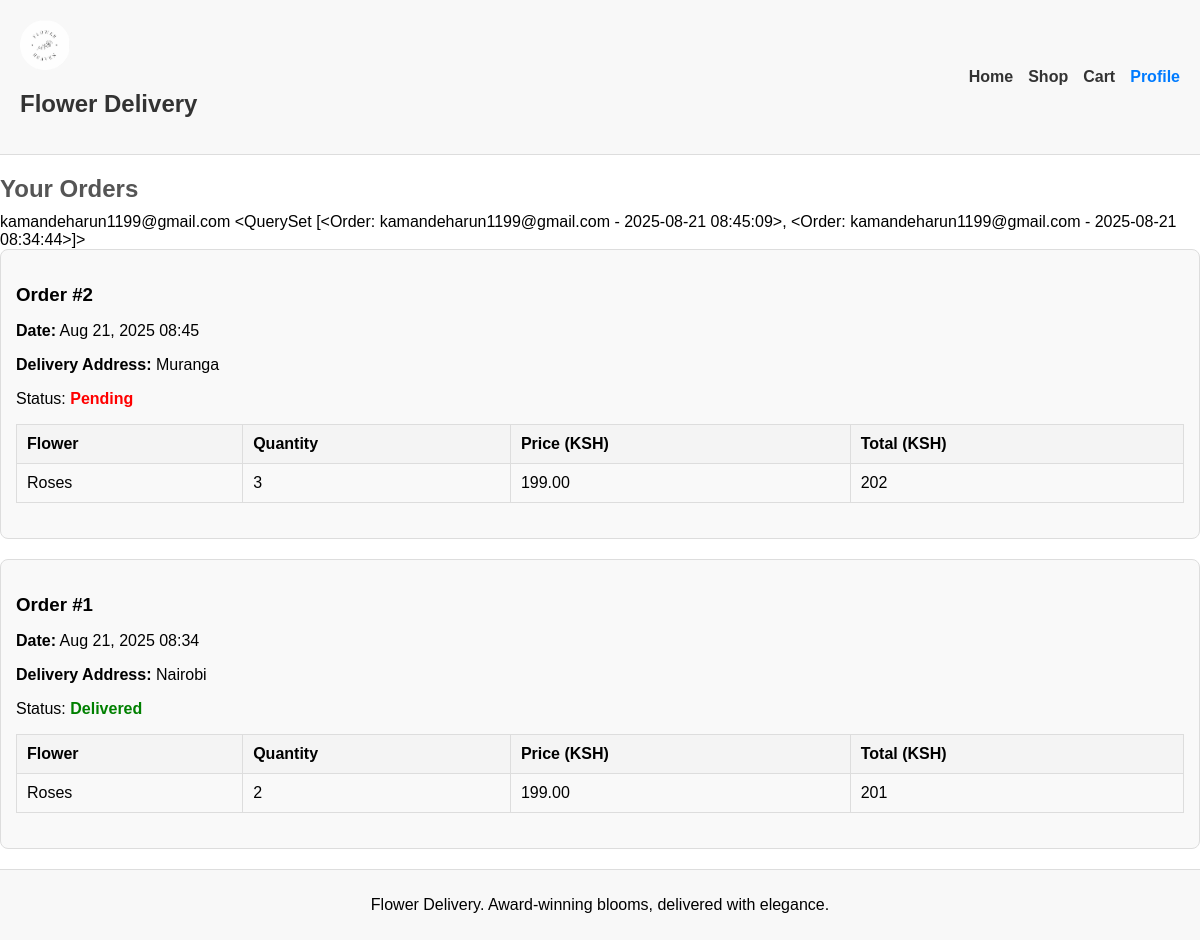
/profile/ (signed in), run on the app's committed database.
### home/models.py (models this page shows, shortened)
class Users(models.Model):
    date_joined = models.DateTimeField(auto_now_add=True)
    username = models.CharField(max_length=100, unique=False)
    email = models.EmailField(unique=True)
    password = models.CharField(max_length=100)
    profile_photo = models.ImageField(upload_to='profile_photos/', null=True, blank=True)
    user_type = models.CharField(max_length=50 , default='customer')
    def __str__(self):
        return self.username

class Order(models.Model):
    user = models.ForeignKey(Users, on_delete=models.CASCADE, related_name="orders",null=False,default=1)
    date_ordered = models.DateTimeField(auto_now_add=True)
    delivered = models.BooleanField(default=False)
    delivery_address=models.CharField(max_length=255)
    def __str__(self):
        return f"{self.user.username} - {self.date_ordered.strftime('%Y-%m-%d %H:%M:%S')    }"

class OrderItem(models.Model):
    order=models.ForeignKey(Order, on_delete=models.CASCADE, related_name='items')
    flower=models.ForeignKey(Flower, on_delete=models.CASCADE)
    quantity=models.PositiveIntegerField(default=1)

class Flower(models.Model):
    name=models.CharField(max_length=1000,null=False)
    price=models.DecimalField(max_digits=10, decimal_places=2)
    description=models.TextField(null=True, blank=True)
    image=models.ImageField(upload_to='flowers/', null=True, blank=True)
    remainig=models.IntegerField(default=0)

### home/views.py (the view)
# urls.py: path("profile/", profile, name="profile"),
def profile(request):
    user_id = request.session.get("user_id")
    if not user_id:
        return render(request, "profile.html", {"user": None, "orders": []})
    try:
        user = Users.objects.get(id=user_id)
        orders = user.orders.prefetch_related("items__flower").order_by("-date_ordered")
    except Users.DoesNotExist:
        return render(request, "profile.html", {"user": None, "orders": []})
    return render(request, "profile.html", {"user": user, "orders": orders})

### home/templates/profile.html (shortened to what this page needs)
{% load static %}
<!DOCTYPE html>
<html lang="en">
<head>
    <link rel="stylesheet" href="{% static 'css/shoping.css' %}">
</head>
<body>
    <header>
        <div class="logo">
            <img src="{% static 'images/Group-6-modified.png' %}" alt="Flower Delivery Logo">
            <h1>Flower Delivery</h1>
        </div>
        <nav>
            <ul>
                <li><a href="{% url 'home' %}">Home</a></li>
                <li><a href="{% url 'shop' %}">Shop</a></li>
                <li><a href="{% url 'cart' %}">Cart</a></li>
                <li><a href="{% url 'profile' %}" class="active">Profile</a></li>
            </ul>
        </nav>
    </header>
    <section class="profile-container">
        <h2>Your Orders</h2>
        {{user}}
        {{orders}}
        {% if orders %}
            {% for order in orders %}
                <div class="order-card">
                    <h3>Order #{{ order.id }}</h3>
                    <p><strong>Date:</strong> {{ order.date_ordered|date:"M d, Y H:i" }}</p>
                    <p><strong>Delivery Address:</strong> {{ order.delivery_address }}</p>
                    <p>Status:
                        {% if order.delivered %}
                            <span class="delivered">Delivered</span>
                        {% else %}
                            <span class="pending">Pending</span>
                        {% endif %}
                    </p>
                    <table>
                        <thead>
                            <tr>
                                <th>Flower</th>
                                <th>Quantity</th>
                                <th>Price (KSH)</th>
                                <th>Total (KSH)</th>
                            </tr>
                        </thead>
                        <tbody>
                            {% for item in order.items.all %}
                                <tr>
                                    <td>{{ item.flower.name }}</td>
                                    <td>{{ item.quantity }}</td>
                                    <td>{{ item.flower.price }}</td>
                                    <td>{{ item.quantity|floatformat:0|add:"0"|floatformat:0|default_if_none:"0"|add:item.flower.price }}</td>
                                </tr>
                            {% endfor %}
                        </tbody>
                    </table>
                </div>
            {% endfor %}
        {% else %}
            <p>You haven’t placed any orders yet.</p>
        {% endif %}
    </section>
    <footer>
        <p>Flower Delivery. Award-winning blooms, delivered with elegance.</p>
    </footer>
</body>
</html>

### home/static/css/shoping.css (style rules this page uses)
body { font-family: Arial, sans-serif; margin: 0; padding: 0; box-sizing: border-box; }
header { background-color: #f8f8f8; padding: 20px; display: flex; align-items: center; justify-content: space-between; border-bottom: 1px solid #ddd; }
.logo img { height: 50px; margin-right: 10px; }
.logo h1 { font-size: 24px; color: #333; }
nav ul { list-style: none; display: flex; gap: 15px; margin: 0; padding: 0; }
nav ul li a { text-decoration: none; color: #333; font-weight: bold; }
nav ul li a.active { color: #007bff; }
h2 { margin-bottom: 20px; color: #555; }
table { width: 100%; border-collapse: collapse; margin-bottom: 20px; }
table th, table td { border: 1px solid #ddd; padding: 10px; text-align: left; }
table th { background-color: #f4f4f4; }
footer { text-align: center; padding: 10px 0; background-color: #f8f8f8; border-top: 1px solid #ddd; }

### home/templates/profile.html (style rules this page uses)
.delivered { color: green; font-weight: bold; }
.pending { color: red; font-weight: bold; }
.order-card { border: 1px solid #ddd; margin-bottom: 20px; padding: 15px; border-radius: 8px; background: #f9f9f9; }
table { width: 100%; border-collapse: collapse; margin-top: 10px; }
table, th, td { border: 1px solid #aaa; }
th, td { padding: 8px; text-align: center; }
h2, h3 { margin-bottom: 10px; }

### data on the page
Users: username "kamandeharun1199@gmail.com"
Order: user+id+date_ordered "<QuerySet [<Order: kamandeharun1199@gmail.com - 2025-08-21 08:45:09>, <Order: kamandeharun1199@gmail.com - 2025-08-21 08:34:44>]>", id "2", date_ordered "Aug 21, 2025 08:45", delivery_address "Muranga", delivered "Pending"
OrderItem: flower.name "Roses", quantity "3", flower.price "199.00", quantity|add "202"
Order: id "1", date_ordered "Aug 21, 2025 08:34", delivery_address "Nairobi", delivered "Delivered"
OrderItem: flower.name "Roses", quantity "2", flower.price "199.00", quantity|add "201"
